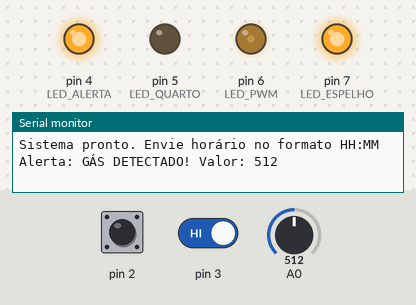
The sketch below on a simulated Arduino Uno, built with avr-gcc and run on an emulated ATmega328P. On the bench: output pins drawn as LEDs (lit = HIGH), the last lines printed to the serial monitor. The inputs (shaded band) are chosen by the test bench; at power-on: A0 = 512, pin 2 HIGH, pin 3 HIGH.

Above: at 0.9 s.
1.0 s: A0 set to 308
3.5 s: A0 set to 288
At 4.2 s:
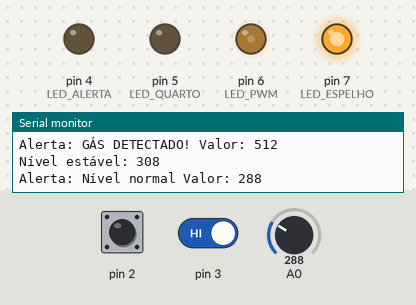
6.5 s: pin 2 driven LOW
At 7.2 s:
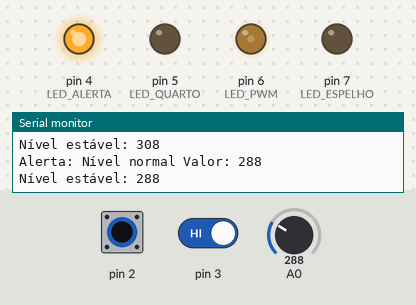
8.1 s: pin 3 driven LOW
At 9.1 s:
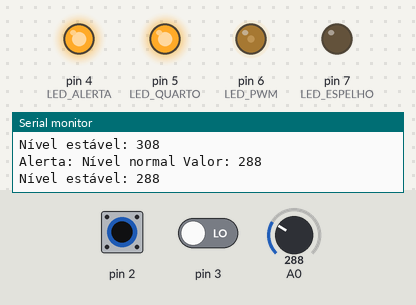
9.6 s: pin 2 pulsed HIGH 5 times (0.12 s each, 0.3 s apart)
At 11.7 s:
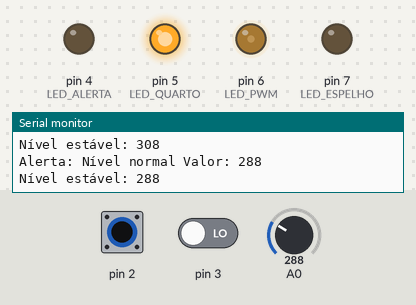
14.1 s: A0 set to 306
At 14.7 s:
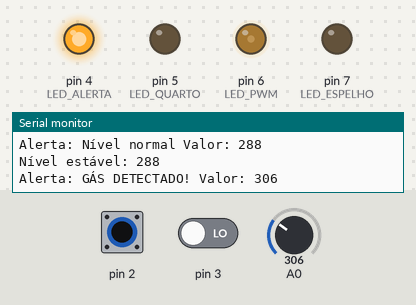
Timing chart, 0 to 16.6 s (numbered marks = the images above; inputs shaded):
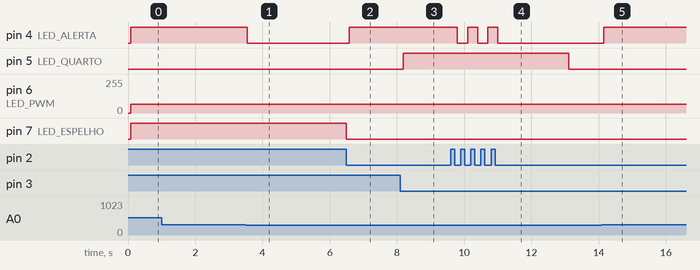

The sketch:

projetoFinal.ino
```cpp
#include <avr/io.h>
#include <util/delay.h>
#include <avr/interrupt.h>
#include <stdlib.h>

// ================= DEFINIÇÕES =================
#define LED_PWM         PD6     // Pino D6 (OC0A PWM)
#define LED_ESPELHO     PD7     // Pino D7 (PWM software)
#define LED_ALERTA      PD4     // LED de alerta de gás
#define LED_QUARTO      PD5     // LED do quarto
#define LIMIAR_GAS      300     // Valor ADC para acionar alerta
#define BAUDRATE        9600
#define UBRR_VAL        ((F_CPU/16/BAUDRATE)-1)

// ================= VARIÁVEIS GLOBAIS =================
volatile uint8_t hora = 0, minuto = 0;
volatile uint8_t alerta_gas = 0;
volatile uint8_t quarto_ligado = 0;
volatile uint16_t contador_timer = 0;
volatile uint8_t dado_serial_pronto = 0;
char buffer_serial[16];
uint8_t indice_buffer = 0;
uint16_t ultimo_valor_gas = 0;
uint8_t contador_estabilidade = 0;

// ================= PROTÓTIPOS =================
void InicializarSistema();
void ProcessarSerial();
void AtualizarLEDs();
uint16_t LerADC(uint8_t canal);
void InicializarUART();
void EnviarUART(char dado);
void EnviarTextoUART(const char* texto);
void EnviarNumeroUART(uint16_t numero);
void VerificarSensorGas();

// ================= IMPLEMENTAÇÕES =================

uint16_t LerADC(uint8_t canal) {
    ADMUX = (ADMUX & 0xF0) | (canal & 0x0F);
    ADCSRA |= (1 << ADSC);
    while (ADCSRA & (1 << ADSC));
    return ADC;
}

// ================= INTERRUPÇÕES =================
ISR(TIMER1_COMPA_vect) {
    if (quarto_ligado && (++contador_timer >= 5000)) {
        quarto_ligado = 0;
        contador_timer = 0;
    }
}

ISR(INT0_vect) {
    alerta_gas = !alerta_gas;
}

ISR(INT1_vect) {
    quarto_ligado = 1;
    contador_timer = 0;
}

ISR(USART_RX_vect) {
    char caractere = UDR0;
    if (caractere == '\n' || caractere == '\r') {
        buffer_serial[indice_buffer] = '\0';
        indice_buffer = 0;
        dado_serial_pronto = 1;
    }
    else if (indice_buffer < sizeof(buffer_serial)-1) {
        buffer_serial[indice_buffer++] = caractere;
    }
}

// ================= INICIALIZAÇÃO =================
void InicializarSistema() {
    // Configuração de portas
    DDRD |= (1 << LED_PWM) | (1 << LED_ESPELHO) | (1 << LED_ALERTA) | (1 << LED_QUARTO);
    PORTD &= ~((1 << LED_PWM) | (1 << LED_ESPELHO) | (1 << LED_ALERTA) | (1 << LED_QUARTO));

    // Configuração PWM
    TCCR0A = (1 << COM0A1) | (1 << WGM01) | (1 << WGM00);
    TCCR0B = (1 << CS00);
    OCR0A = 0;

    // Timer1 (1ms)
    TCCR1B = (1 << WGM12) | (1 << CS11);
    OCR1A = 1999;
    TIMSK1 = (1 << OCIE1A);

    // Interrupções externas
    EICRA = (1 << ISC11) | (1 << ISC01);
    EIMSK = (1 << INT1) | (1 << INT0);

    // ADC
    ADMUX = (1 << REFS0);
    ADCSRA = (1 << ADEN) | (1 << ADPS2) | (1 << ADPS1) | (1 << ADPS0);

    // UART com interrupção
    InicializarUART();
    UCSR0B |= (1 << RXCIE0);

    sei(); // Habilita interrupções globais
}

void InicializarUART() {
    UBRR0H = (uint8_t)(UBRR_VAL >> 8);
    UBRR0L = (uint8_t)UBRR_VAL;
    UCSR0B = (1 << TXEN0) | (1 << RXEN0);
    UCSR0C = (1 << UCSZ01) | (1 << UCSZ00);
}

// ================= FUNÇÕES UART =================
void EnviarUART(char dado) {
    while (!(UCSR0A & (1 << UDRE0)));
    UDR0 = dado;
}

void EnviarTextoUART(const char* texto) {
    while (*texto) EnviarUART(*texto++);
}

void EnviarNumeroUART(uint16_t numero) {
    char buffer[6];
    itoa(numero, buffer, 10);
    EnviarTextoUART(buffer);
}

// ================= MONITORAMENTO DE GÁS =================
void VerificarSensorGas() {
    static uint8_t ultimo_estado_alerta = 0;
    static uint16_t ultimo_valor_estavel = 0;
    const uint16_t limite_variacao = 5;

    uint16_t valor_atual = LerADC(0);

    // Verifica variação significativa
    if (abs(valor_atual - ultimo_valor_gas) > limite_variacao) {
        contador_estabilidade = 0;
    }
    else {
        if (contador_estabilidade < 10) contador_estabilidade++;
    }

    // Atualiza estado do alerta
    uint8_t novo_estado_alerta = (valor_atual >= LIMIAR_GAS);

    // Se o estado mudou
    if (novo_estado_alerta != ultimo_estado_alerta) {
        EnviarTextoUART("Alerta: ");
        EnviarTextoUART(novo_estado_alerta ? "GÁS DETECTADO! " : "Nível normal ");
        EnviarTextoUART("Valor: ");
        EnviarNumeroUART(valor_atual);
        EnviarTextoUART("\r\n");
        ultimo_estado_alerta = novo_estado_alerta;
        alerta_gas = novo_estado_alerta;
    }

    // Reporta valores estáveis
    if (contador_estabilidade >= 10) {
        if (abs(valor_atual - ultimo_valor_estavel) > limite_variacao) {
            EnviarTextoUART("Nível estável: ");
            EnviarNumeroUART(valor_atual);
            EnviarTextoUART("\r\n");
            ultimo_valor_estavel = valor_atual;
        }
    }

    ultimo_valor_gas = valor_atual;
}

// ================= PROCESSAMENTO SERIAL =================
void ProcessarSerial() {
    if (!dado_serial_pronto) return;

    // Formato esperado: "HH:MM"
    char* ponteiro = buffer_serial;
    hora = atoi(ponteiro);

    while (*ponteiro && *ponteiro != ':') ponteiro++;
    if (*ponteiro == ':') minuto = atoi(ponteiro+1);

    EnviarTextoUART("Hora configurada: ");
    EnviarNumeroUART(hora);
    EnviarTextoUART(":");
    EnviarNumeroUART(minuto);
    EnviarTextoUART("\r\n");

    dado_serial_pronto = 0;
}

// ================= CONTROLE DE LEDs =================
void AtualizarLEDs() {
    static uint16_t contador_pwm = 0;

    // Determina brilho baseado na hora
    uint8_t brilho;
    if (hora >= 6 && hora < 18) brilho = 255;     // Dia (máximo)
    else if (hora >= 18 && hora < 22) brilho = 128; // Tarde (metade)
    else brilho = 64;                              // Noite (baixo)

    // PWM hardware (D6)
    OCR0A = brilho;

    // PWM software (D7)
    if (++contador_pwm >= 255) contador_pwm = 0;
    if (contador_pwm < brilho) PORTD |= (1 << LED_ESPELHO);
    else PORTD &= ~(1 << LED_ESPELHO);

    // LEDs de alerta e quarto
    PORTD = (PORTD & ~(1 << LED_ALERTA)) | (alerta_gas << LED_ALERTA);
    PORTD = (PORTD & ~(1 << LED_QUARTO)) | (quarto_ligado << LED_QUARTO);
}

// ================= PROGRAMA PRINCIPAL =================
int main() {
    InicializarSistema();
    EnviarTextoUART("Sistema pronto. Envie horário no formato HH:MM\r\n");

    while (1) {
        ProcessarSerial();
        VerificarSensorGas();
        AtualizarLEDs();
        _delay_ms(100);
    }
}
```

Measured:
- the behaviour switches between 300 and 299 on A0 (found by bisection; images 0 and 1)
- after the input at 3.5 s, pin 4 (LED_ALERTA): HIGH → LOW after 0.05 s
- after the input at 6.5 s, pin 4 (LED_ALERTA): LOW → HIGH after 0.09 s
- after the input at 8.1 s, pin 5 (LED_QUARTO): LOW → HIGH after 0.09 s
- after the input at 9.6 s, pin 4 (LED_ALERTA): alternates HIGH for 0.30 s and LOW for 0.30 s, 5 changes in all, then stays LOW, starting after 0.20 s
- after the input at 14.1 s, pin 4 (LED_ALERTA): LOW → HIGH after 0.05 s
